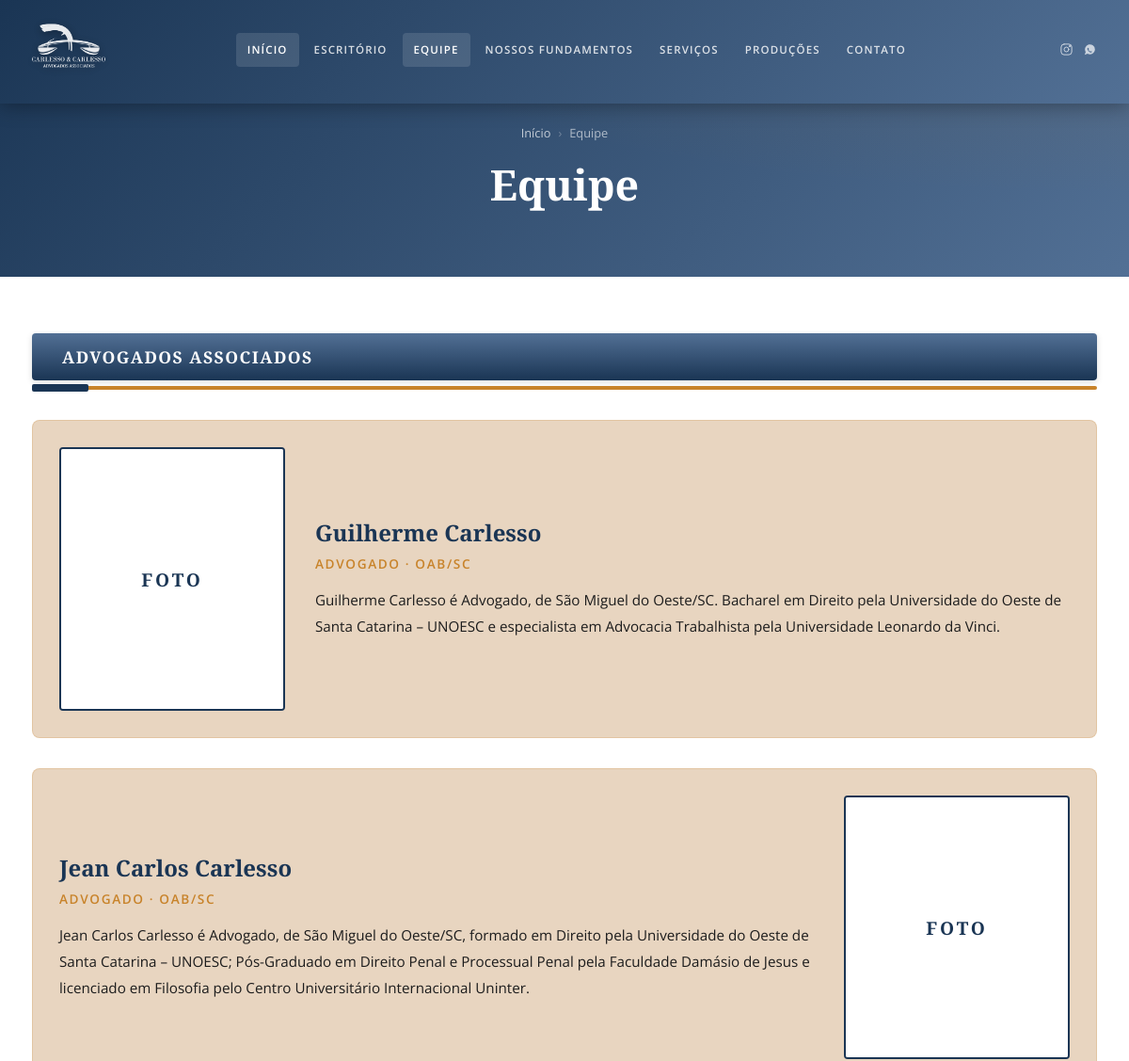
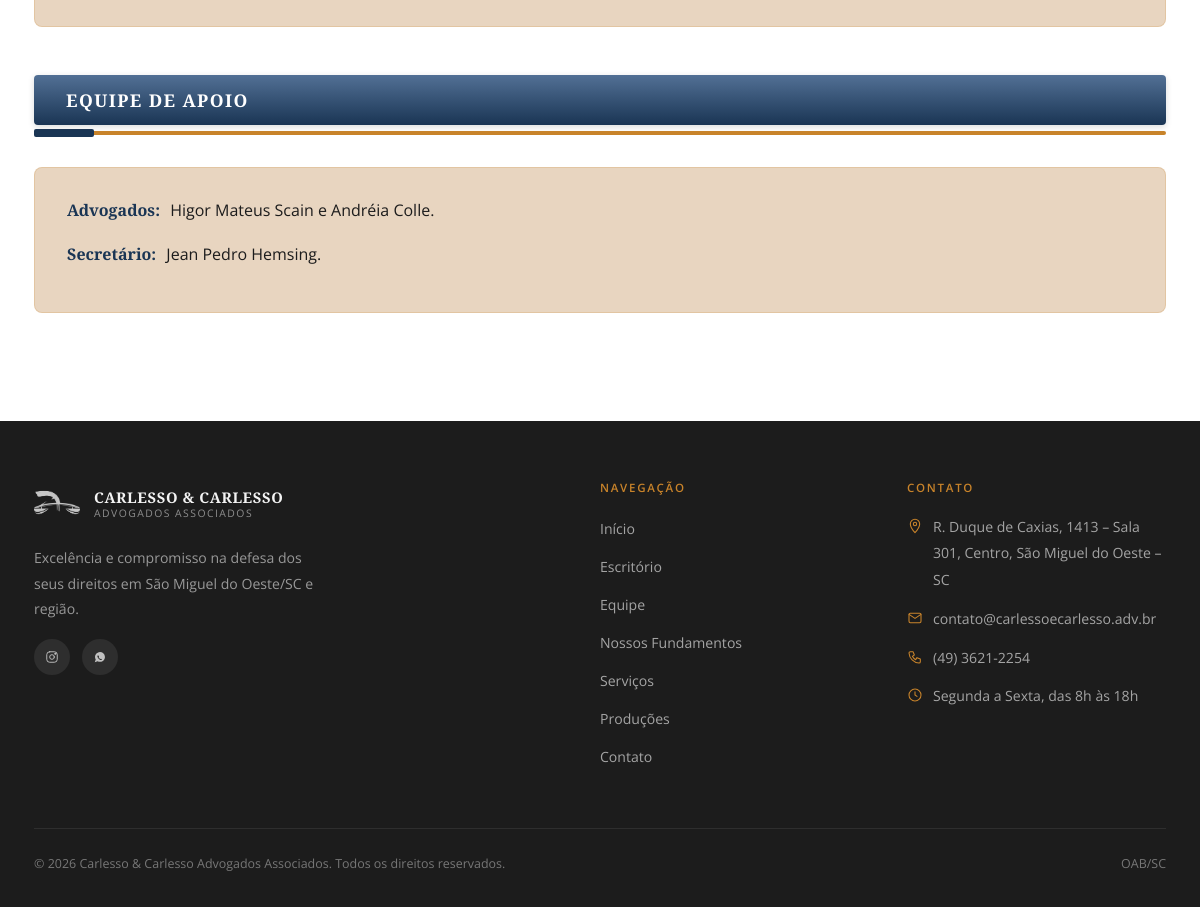
/equipe, run on the app's committed database (2 pictures, top to bottom).
### tables this page shows
CREATE TABLE `paginas` (
  `id`               INT(11)      NOT NULL AUTO_INCREMENT,
  `titulo`           VARCHAR(200) NOT NULL,
  `slug`             VARCHAR(120) NOT NULL,
  `conteudo`         LONGTEXT     DEFAULT NULL,
  `blocos`           LONGTEXT     DEFAULT NULL,
  `meta_title`       VARCHAR(255) DEFAULT NULL,
  `meta_description` VARCHAR(500) DEFAULT NULL,
  `status`           ENUM('publicado','rascunho') NOT NULL DEFAULT 'rascunho',
  `show_in_menu`     TINYINT(1)   NOT NULL DEFAULT 0,
  `menu_order`       INT(11)      NOT NULL DEFAULT 0,
  `created_at`       TIMESTAMP    NULL DEFAULT CURRENT_TIMESTAMP,
  `updated_at`       TIMESTAMP    NULL DEFAULT CURRENT_TIMESTAMP ON UPDATE CURRENT_TIMESTAMP,
  PRIMARY KEY (`id`),
  UNIQUE KEY `uk_slug` (`slug`),
  KEY `idx_status`    (`status`),
  KEY `idx_menu`      (`show_in_menu`,`menu_order`)
);

CREATE TABLE `conteudos` (
  `id`         INT(11)      NOT NULL AUTO_INCREMENT,
  `pagina`     VARCHAR(60)  NOT NULL,
  `secao`      VARCHAR(60)  NOT NULL,
  `titulo`     VARCHAR(200) DEFAULT NULL,
  `conteudo`   LONGTEXT     DEFAULT NULL,
  `imagem`     VARCHAR(255) DEFAULT NULL,
  `extra`      TEXT         DEFAULT NULL,
  `updated_at` TIMESTAMP    NULL DEFAULT CURRENT_TIMESTAMP ON UPDATE CURRENT_TIMESTAMP,
  PRIMARY KEY (`id`),
  UNIQUE KEY `uk_pagina_secao` (`pagina`,`secao`)
);

### src/Support/Env.php (called while the page is built, shortened)
<?php
final class Env
{
    public static function get(string $key, mixed $default = null): mixed
    {
        if (array_key_exists($key, $_ENV)) {
            return $_ENV[$key];
        }
        $val = getenv($key);
        return $val !== false ? $val : $default;
    }
}

### src/Support/Database.php (called while the page is built, shortened)
<?php
final class Database
{
    private static ?PDO $instance = null;
    public static function getInstance(): PDO
    {
        if (self::$instance === null) {
            $host    = Env::get('DB_HOST', 'localhost');
            $dbname  = Env::get('DB_NAME');
            $user    = Env::get('DB_USER');
            $pass    = Env::get('DB_PASS');
            $charset = Env::get('DB_CHARSET', 'utf8mb4');
            $dsn = "mysql:host=$host;dbname=$dbname;charset=$charset";
            $options = [
                PDO::ATTR_ERRMODE            => PDO::ERRMODE_EXCEPTION,
                PDO::ATTR_DEFAULT_FETCH_MODE => PDO::FETCH_ASSOC,
                PDO::ATTR_EMULATE_PREPARES   => false,
                PDO::MYSQL_ATTR_FOUND_ROWS   => true,
            ];
            try {
                self::$instance = new PDO($dsn, $user, $pass, $options);
            } catch (PDOException $e) {
                error_log('DB Connection Error: ' . $e->getMessage());
                if (defined('CARLESSO_INSTALL_MODE') || PHP_SAPI === 'cli') {
                    throw $e;
                }
                http_response_code(503);
                if (str_contains($_SERVER['REQUEST_URI'] ?? '', '/api/')) {
                    header('Content-Type: application/json; charset=utf-8');
                    echo json_encode(['error' => 'Serviço temporariamente indisponível.']);
                } else {
                    header('Content-Type: text/html; charset=utf-8');
                    echo '<!DOCTYPE html><meta charset="utf-8"><title>Em manutenção</title>';
                    echo '<body style="font-family:system-ui;text-align:center;padding:80px 20px;color:#1a3554">';
                    echo '<h1>Site em manutenção</h1><p>Voltamos em breve.</p></body>';
                }
                exit;
            }
        }
        return self::$instance;
    }
    public static function query(string $sql, array $params = []): PDOStatement
    {
        $stmt = self::getInstance()->prepare($sql);
        $stmt->execute($params);
        return $stmt;
    }
    public static function fetchOne(string $sql, array $params = []): ?array
    {
        $row = self::query($sql, $params)->fetch();
        return $row ?: null;
    }
}

### includes/functions.php (called while the page is built, shortened)
<?php
if (!function_exists('sanitizeHtml')) {
    function sanitizeHtml(string $html): string
    {
        return \Carlesso\Services\HtmlSanitizer::clean($html);
    }
}
if (!function_exists('getPage')) {
    function getPage(string $slug): ?array
    {
        return Database::fetchOne(
            'SELECT * FROM paginas WHERE slug = ? AND status = "publicado" LIMIT 1',
            [$slug]
        );
    }
}
if (!function_exists('getContent')) {
    function getContent(string $pagina, string $secao): ?array
    {
        return Database::fetchOne(
            'SELECT * FROM conteudos WHERE pagina = ? AND secao = ? LIMIT 1',
            [$pagina, $secao]
        );
    }
}

### src/Support/helpers.php (called while the page is built, shortened)
<?php
if (!function_exists('e')) {
    function e(string $str): string
    {
        return htmlspecialchars($str, ENT_QUOTES | ENT_HTML5, 'UTF-8');
    }
}

### src/Services/HtmlSanitizer.php (called while the page is built, shortened)
<?php
final class HtmlSanitizer
{
    private static ?\HTMLPurifier $purifier = null;
    public static function clean(string $html): string
    {
        $purifier = self::purifier();
        if ($purifier === null) {
            return self::fallback($html);
        }
        return $purifier->purify($html);
    }
    private static function purifier(): ?\HTMLPurifier
    {
        if (!class_exists('\HTMLPurifier')) {
            return null;
        }
        $config = \HTMLPurifier_Config::createDefault();
        $config->set('Core.Encoding', 'UTF-8');
        $config->set('HTML.Doctype', 'HTML 4.01 Transitional');
        $cacheDir = defined('STORAGE_PATH')
            ? STORAGE_PATH . '/cache/htmlpurifier'
            : sys_get_temp_dir() . '/htmlpurifier';
        $config->set('Cache.SerializerPath', $cacheDir);
        $config->set('HTML.Allowed',
            'p,br,strong,em,u,s,'
          . 'h1,h2,h3,h4,h5,h6,'
          . 'ul,ol,li,'
          . 'a[href|target|rel|class],'
          . 'img[src|alt|width|height|loading|class|srcset|sizes],'
          . 'figure[class],figcaption,'
          . 'picture,source[srcset|type|sizes|media],'
          . 'video[src|controls|width|height|poster|loop|muted|autoplay],'
          . 'audio[src|controls|loop],'
          . 'blockquote,table,thead,tbody,tr,th,td,'
          . 'span[class],div[class],'
          . 'hr,sub,sup,pre,code'
        );
        $config->set('Attr.AllowedFrameTargets', ['_blank', '_self', '_parent', '_top']);
        $config->set('HTML.TargetBlank', true);
        $config->set('URI.AllowedSchemes', [
            'http'   => true,
            'https'  => true,
            'mailto' => true,
            'tel'    => true,
            'data'   => true,
        ]);
        $config->set('URI.DisableExternalResources', false);
        self::$purifier = new \HTMLPurifier($config);
        return self::$purifier;
    }
    private static function fallback(string $html): string
    {
        $allowed = '<p><br><strong><em><u><s><ul><ol><li><h1><h2><h3><h4><h5><h6>'
            . '<a><img><blockquote><table><thead><tbody><tr><th><td><span><div>'
            . '<figure><figcaption><hr><sub><sup><pre><code>'
            . '<picture><source><video><audio>';
        $clean = strip_tags($html, $allowed);
        $clean = preg_replace('/\s+on\w+\s*=\s*["\'][^"\']*["\']/i', '', $clean);
        $clean = preg_replace('/javascript\s*:/i', '', $clean);
        $clean = preg_replace_callback(
            '/\b(href|src)\s*=\s*(["\'])\s*data:([^"\']*)\2/i',
            static function (array $m): string {
                if (preg_match('#^image/(png|jpeg|gif|webp|svg\+xml);#i', $m[3])) {
                    return $m[0];
                }
                return $m[1] . '=' . $m[2] . '#' . $m[2];
            },
            $clean
        );
        return $clean;
    }
}

### index.php (the view, shortened to what this page needs)
<?php
require_once __DIR__ . '/includes/functions.php';
$slug = trim($_GET['slug'] ?? '', '/');
$slug = $slug ?: 'inicio';
$slug = preg_replace('/[^a-z0-9_-]/', '', strtolower($slug));
$page    = getPage($slug);
include __DIR__ . '/templates/header.php';
echo '<main id="main-content">';
if ($slug === 'inicio') {
    include __DIR__ . '/templates/home.php';
} else {
    echo '<section class="page-header">
      <div class="container">
        <div class="breadcrumb">
          <a href="/">Início</a>
          <span class="sep">›</span>
          <span>' . e($page['titulo']) . '</span>
        </div>
        <h1>' . e($page['titulo']) . '</h1>
      </div>
    </section>';
    echo '<div class="page-content"><div class="container">';
    $templateFile = __DIR__ . '/templates/' . $slug . '.php';
    if (file_exists($templateFile)) {
        include $templateFile;
    }
    echo '</div></div>';
}
echo '</main>';
include __DIR__ . '/templates/footer.php';

### templates/equipe.php (shortened to what this page needs)
<?php
$guilherme = getContent('equipe', 'guilherme');
$jean      = getContent('equipe', 'jean');
$apoio     = getContent('equipe', 'apoio');
?>
<div class="section-bar">
  <h2>ADVOGADOS ASSOCIADOS</h2>
</div>
<div class="section-bar-line"></div>
<div class="team-layout">
  <div class="team-row">
    <div class="team-photo">
      <?php if (!empty($guilherme['imagem'])): ?>
        <img src="<?= e($guilherme['imagem']) ?>" alt="<?= e($guilherme['titulo'] ?? 'Guilherme Carlesso') ?>">
      <?php else: ?>
        <div class="team-photo-placeholder">FOTO</div>
      <?php endif; ?>
    </div>
    <div class="team-info">
      <h3><?= e($guilherme['titulo'] ?? 'Guilherme Carlesso') ?></h3>
      <div class="team-role">Advogado · OAB/SC</div>
      <p class="team-bio">
        <?= e($guilherme['conteudo'] ?? 'Guilherme Carlesso é Advogado, de São Miguel do Oeste/SC. Bacharel em Direito pela Universidade do Oeste de Santa Catarina – UNOESC e especialista em Advocacia Trabalhista pela Universidade Leonardo da Vinci.') ?>
      </p>
    </div>
  </div>
  <div class="team-row reverse">
    <div class="team-photo">
      <?php if (!empty($jean['imagem'])): ?>
        <img src="<?= e($jean['imagem']) ?>" alt="<?= e($jean['titulo'] ?? 'Jean Carlos Carlesso') ?>">
      <?php else: ?>
        <div class="team-photo-placeholder">FOTO</div>
      <?php endif; ?>
    </div>
    <div class="team-info">
      <h3><?= e($jean['titulo'] ?? 'Jean Carlos Carlesso') ?></h3>
      <div class="team-role">Advogado · OAB/SC</div>
      <p class="team-bio">
        <?= e($jean['conteudo'] ?? 'Jean Carlos Carlesso é Advogado, de São Miguel do Oeste/SC, formado em Direito pela Universidade do Oeste de Santa Catarina – UNOESC; Pós-Graduado em Direito Penal e Processual Penal pela Faculdade Damásio de Jesus e licenciado em Filosofia pelo Centro Universitário Internacional Uninter.') ?>
      </p>
    </div>
  </div>
</div>
<div class="section-bar">
  <h2>EQUIPE DE APOIO</h2>
</div>
<div class="section-bar-line"></div>
<div class="support-block">
  <?php if (!empty($apoio['conteudo'])): ?>
    <div class="rich-content"><?= sanitizeHtml($apoio['conteudo']) ?></div>
  <?php else: ?>
    <p class="support-row"><strong>Advogados:</strong> Higor Mateus Scain e Andréia Colle.</p>
    <p class="support-row"><strong>Secretário:</strong> Jean Pedro Hemsing.</p>
  <?php endif; ?>
</div>

### assets/css/style.css (style rules this page uses)
:root { --c-primary: #527095; --c-dark: #081217; --c-gold: #c8832a; --c-navy: #1a3554; --c-navy-light: #2d5a8e; --c-blue-light: #b8d4e8; --c-cream: #e8d5c0; --c-gray-light: #f0f2f4; --c-gray: #c8c8c8; --c-text: #1c1c1c; --c-text-muted: #6b7280; --c-white: #ffffff; --f-serif: 'Hepta Slab', 'Georgia', serif; --f-sans: 'Open Sans', 'Helvetica Neue', sans-serif; --radius: 4px; --radius-lg:8px; --shadow: 0 2px 12px rgba(8,18,23,.12); --shadow-lg:0 8px 32px rgba(8,18,23,.18); --transition: .25s cubic-bezier(.4,0,.2,1); --header-h: 90px; }
*, *::before, *::after { box-sizing: border-box; margin: 0; padding: 0; }
html { scroll-behavior: smooth; }
body { font-family: var(--f-sans); font-size: 16px; line-height: 1.75; color: var(--c-text); background: var(--c-white); }
a { color: var(--c-primary); text-decoration: none; transition: color var(--transition); }
h1,h2,h3,h4,h5,h6 { font-family: var(--f-serif); color: var(--c-navy); line-height: 1.25; font-weight: 800; }
h1 { font-size: clamp(2rem, 4vw, 3rem); }
h2 { font-size: clamp(1.5rem, 3vw, 2.25rem); }
h3 { font-size: clamp(1.1rem, 2vw, 1.5rem); }
p { margin-bottom: 1rem; }
.container { width: 100%; max-width: 1180px; margin: 0 auto; padding: 0 24px; }
.team-photo { width: 110px; height: 140px; flex-shrink: 0; border-radius: var(--radius); object-fit: cover; border: 3px solid var(--c-blue-light); background: var(--c-gray-light); display: flex; align-items: center; justify-content: center; color: var(--c-gray); font-size: .8rem; text-align: center; }
.team-info h3 { font-size: 1.1rem; color: var(--c-navy); margin-bottom: 4px; }
.team-role { font-size: .78rem; color: var(--c-gold); font-weight: 600; letter-spacing: .08em; text-transform: uppercase; margin-bottom: 10px; }
.team-bio { font-size: .88rem; color: var(--c-text-muted); line-height: 1.7; }
.page-header { padding: calc(var(--header-h) + 40px) 0 60px; background: linear-gradient(135deg, var(--c-navy), var(--c-primary)); color: var(--c-white); text-align: center; }
.page-header h1 { color: var(--c-white); margin-bottom: 10px; }
.page-content { padding: 60px 0; }
.breadcrumb { display: flex; gap: 8px; font-size: .8rem; color: rgba(255,255,255,.6); margin-bottom: 16px; }
.breadcrumb a { color: rgba(255,255,255,.7); }
.breadcrumb .sep { opacity: .5; }
.team-photo { width: 130px; height: 170px; flex-shrink: 0; border-radius: var(--radius); overflow: hidden; border: 3px solid var(--c-blue-light); background: var(--c-gray-light); }
.team-photo-placeholder { width: 100%; height: 100%; display: flex; flex-direction: column; align-items: center; justify-content: center; background: linear-gradient(135deg, var(--c-navy), var(--c-primary)); color: rgba(255,255,255,.5); gap: 8px; }
.page-header { background: linear-gradient(135deg, var(--c-navy) 0%, var(--c-primary) 100%); position: relative; overflow: hidden; }
.page-header::before { content: ''; position: absolute; inset: 0; background: radial-gradient(ellipse at top right, rgba(200,131,42,.1) 0%, transparent 50%); }
.page-header > * { position: relative; }
.page-header h1 { font-size: clamp(1.8rem, 4vw, 2.8rem); color: var(--c-white); }
.page-header .breadcrumb { justify-content: center; }

### assets/css/blocks.css (style rules this page uses)
:root { --bp-tablet: 1024px; --bp-mobile: 640px; --space-xs: 8px; --space-sm: 16px; --space-md: 24px; --space-lg: 40px; --space-xl: 64px; --space-xxl: 96px; --c-navy: #1a3554; --c-primary: #527095; --c-accent: #c8832a; --c-cream: #e8d5c0; --c-dark: #1c1c1c; --c-white: #ffffff; --c-text: #1c1c1c; --c-bg-soft: #f9fafb; --c-border: #e5e9ef; }
.team-photo { aspect-ratio: 4/5; background: var(--c-bg-soft); }
.team-role { color: var(--c-accent); font-weight: 600; margin: 0 0 .5em; font-size: .9rem; }
.team-bio { color: #4b5563; font-size: .9rem; line-height: 1.5; margin: 0 0 1em; }

### data on the page
paginas: titulo "Equipe"
conteudos: titulo "Guilherme Carlesso", conteudo "Guilherme Carlesso é Advogado, de São Miguel do Oeste/SC. Bacharel em Direito pela Universidade do Oeste de Santa Catarina – UNOESC e especialista em Advocacia Trabalhista pela Universidade Leonardo da Vinci."
conteudos: titulo "Jean Carlos Carlesso", conteudo "Jean Carlos Carlesso é Advogado, de São Miguel do Oeste/SC, formado em Direito pela Universidade do Oeste de Santa Catarina – UNOESC; Pós-Graduado em Direito Penal e Processual Penal pela Faculdade Damásio de Jesus e licenciado em Filosofia pelo Centro Universitário Internacional Uninter."
conteudos: conteudo "Advogados: Higor Mateus Scain e Andréia Colle. Secretário: Jean Pedro Hemsing."

### other printed values
$endereco "R. Duque de Caxias, 1413 – Sala 301, Centro, São Miguel do Oeste – SC"
$email "contato@carlessoecarlesso.adv.br"
$telefone "(49) 3621-2254"
$horario "Segunda a Sexta, das 8h às 18h"
$siteTitle "Carlesso & Carlesso Advogados Associados"
$footerText "Todos os direitos reservados."
